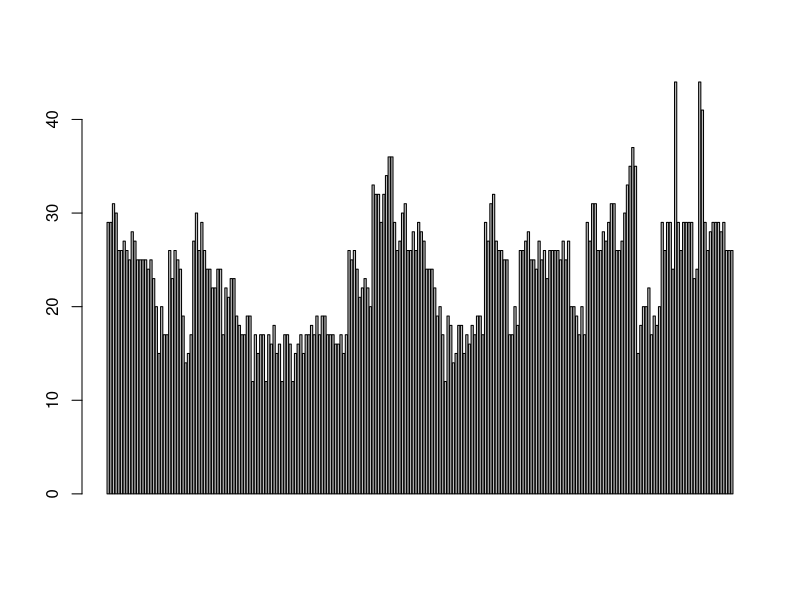

The R source for this figure:
## ---- chunk 1
knitr::opts_chunk$set(echo = TRUE)
## ---- chunk 2
library(tidyverse)
library(ggplot2)
## ---- chunk 3
barplot(mpg$hwy)
